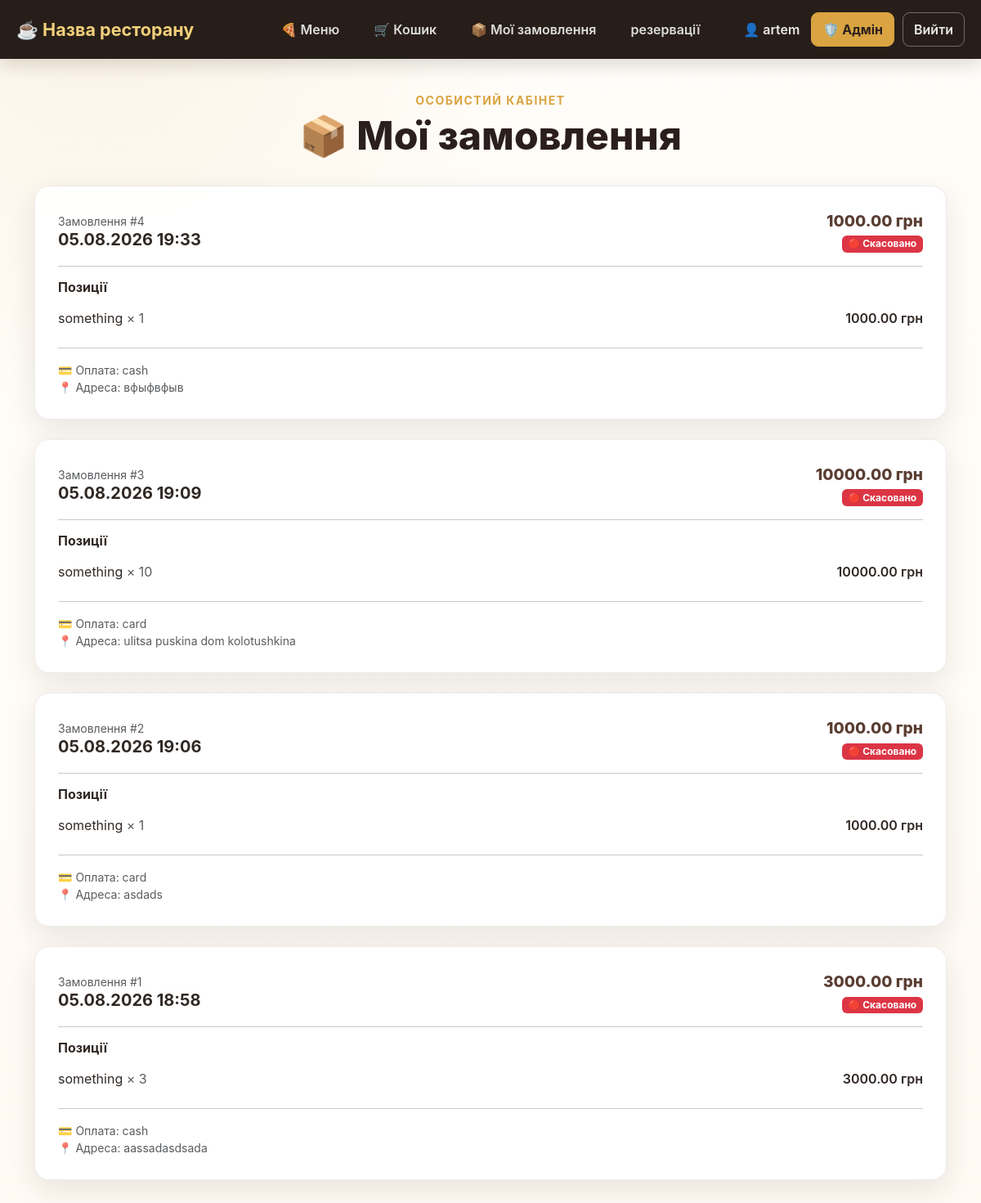
Before: /my_orders (signed in) with the older database file.
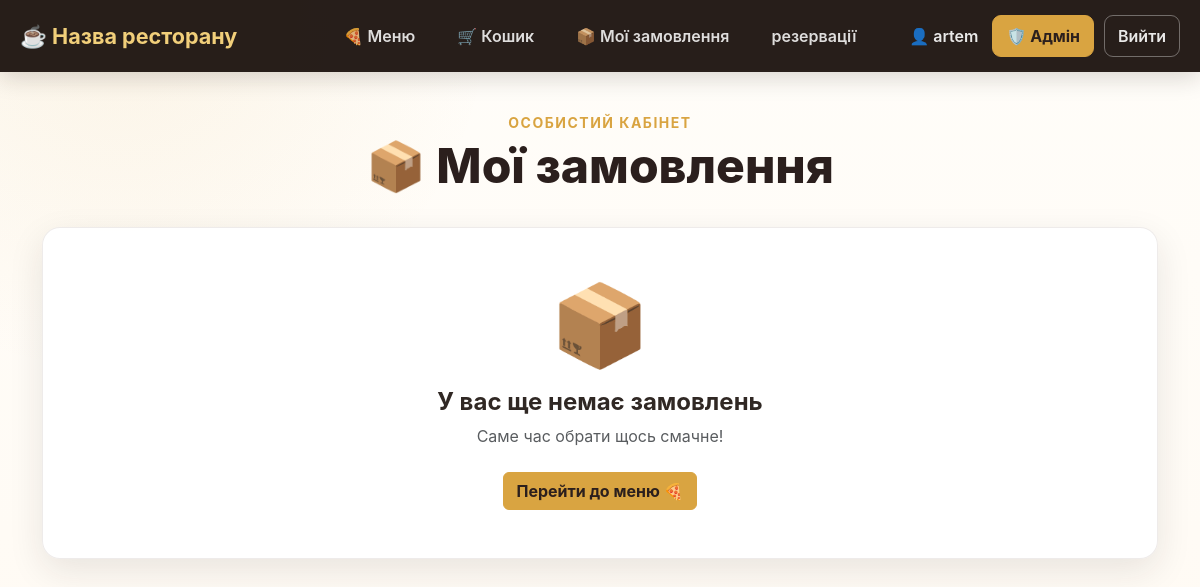
After: the same page with the newer database file.
### online_restaurant_db.py (models this page shows)
class Base(DeclarativeBase):
    pass

class Orders(Base):
    __tablename__ = "orders"
    id: Mapped[int] = mapped_column(primary_key=True)
    order_list: Mapped[dict] = mapped_column(JSON)
    order_time: Mapped[datetime] = mapped_column(DateTime)
    user_id: Mapped[int] = mapped_column(ForeignKey('users.id'))
    status: Mapped[str] = mapped_column(String(20), default='pending')
    user = relationship("Users", foreign_keys="Orders.user_id", back_populates="orders")

### online_restaurant.py (the view)
@app.route('/my_orders')
@login_required
def my_orders():
    with Session() as cursor:
        orders = (
            cursor.query(Orders)
            .filter_by(user_id=current_user.id)
            .order_by(Orders.order_time.desc())
            .all()
        )
        prepared_orders = []
        for order in orders:
            try:
                order_data = json.loads(order.order_list)
            except (json.JSONDecodeError, TypeError):
                order_data = {
                    'items': [],
                    'total_price': 0
                }
            prepared_orders.append({
                'id': order.id,
                'order_time': order.order_time,
                'items': order_data.get('items', []),
                'total_price': order_data.get('total_price', 0),
                'payment_method': order_data.get(
                    'payment_method',
                    'Не вказано'
                ),
                'address': order_data.get(
                    'address',
                    'Не вказано'
                ),
                'status': order.status
            })
    return render_template(
        'my_orders.html',
        orders=prepared_orders
    )

### online_restaurant.py (called while the page is built)
@app.before_request
def ensure_csrf_token():
    if "csrf_token" not in session:
        session["csrf_token"] = secrets.token_hex(16)

@login_manager.user_loader
def load_user(user_id):
    with Session() as session:
        user = session.query(Users).filter_by(id = user_id).first()
        if user:
            return user

@app.after_request
def apply_csp(response):
    nonce = secrets.token_urlsafe(16)  # Генеруємо випадковий nonce для дозволених скриптів
    csp = (
        f"default-src 'self'; "
        f"script-src 'self' 'nonce-{nonce}'; "
        f"style-src 'self'; "
        f"frame-ancestors 'none'; "
        f"base-uri 'self'; "
        f"form-action 'self'"
    )
    response.headers["Content-Security-Policy"] = csp
    response.set_cookie('nonce', nonce)
    return response

### templates/my_orders.html (shortened to what this page needs)
<!DOCTYPE html>
<html lang="uk">
<head>
    <link rel="stylesheet"
          href="{{ url_for('static', filename='css/bootstrap.min.css') }}">
    <link rel="stylesheet"
          href="{{ url_for('static', filename='css/restaurant.css') }}">
</head>
<body>
{% include '_navigation.html' %}
<main class="container pb-5">
    <div class="text-center py-4">
        <div class="text-uppercase small fw-bold"
             style="color:var(--gold);letter-spacing:1.5px">
            Особистий кабінет
        </div>
        <h1 class="section-title display-5 mt-1">
            📦 Мої замовлення
        </h1>
    </div>
    {% if orders %}
        {% for order in orders %}
            <div class="feature-card mb-4">
                <div class="d-flex justify-content-between
                            align-items-center mb-3">
                    <div>
                        <div class="text-muted small">
                            Замовлення #{{ order.id }}
                        </div>
                        <h2 class="h5 fw-bold mb-0">
                            {{ order.order_time.strftime(
                                '%d.%m.%Y %H:%M'
                            ) }}
                        </h2>
                    </div>
                    <div class="text-end">
                        <div class="price">
                            {{ "%.2f"|format(order.total_price) }}
                            грн
                        </div>
{% if order['status'] == 'pending' %}
    <span class="badge text-bg-warning">
        🟡 Очікує оплати
    </span>
{% elif order['status'] == 'paid' %}
    <span class="badge text-bg-success">
        🟢 Оплачено
    </span>
{% elif order['status'] == 'cancelled' %}
    <span class="badge text-bg-danger">
        🔴 Скасовано
    </span>
{% endif %}
                    </div>
                </div>
                <hr>
                <h3 class="h6 fw-bold">
                    Позиції
                </h3>
                {% for item in order['items'] %}
                    <div class="d-flex justify-content-between
                                align-items-center py-2">
                        <span>
                            {{ item.name }}
                            <span class="text-muted">
                                × {{ item.quantity }}
                            </span>
                        </span>
                        <span class="fw-semibold">
                            {{ "%.2f"|format(
                                item.price * item.quantity
                            ) }}
                            грн
                        </span>
                    </div>
                {% endfor %}
                <hr>
                <div class="small text-muted">
                    💳 Оплата:
                    {{ order.payment_method }}
                    <br>
                    📍 Адреса:
                    {{ order.address }}
                </div>
            </div>
        {% endfor %}
    {% else %}
        <div class="feature-card text-center py-5">
            <div class="display-1 mb-3">
                📦
            </div>
            <h2 class="h4 fw-bold">
                У вас ще немає замовлень
            </h2>
            <p class="text-muted mb-4">
                Саме час обрати щось смачне!
            </p>
            <a href="{{ url_for('menu') }}"
               class="btn btn-gold">
                Перейти до меню 🍕
            </a>
        </div>
    {% endif %}
</main>
</body>
</html>

Changed rows visible on the page:
removed Orders: id "4", order_time "05.08.2026 19:33", total_price "1000.00", status "🔴 Скасовано", name "something", quantity "1", price "1000.00", payment_method "cash", address "вфыфвфыв"
removed Orders: id "3", order_time "05.08.2026 19:09", total_price "10000.00", status "🔴 Скасовано", name "something", quantity "10", price "10000.00", payment_method "card", address "ulitsa puskina dom kolotushkina"
removed Orders: id "2", order_time "05.08.2026 19:06", total_price "1000.00", status "🔴 Скасовано", name "something", quantity "1", price "1000.00", payment_method "card", address "asdads"
removed Orders: id "1", order_time "05.08.2026 18:58", total_price "3000.00", status "🔴 Скасовано", name "something", quantity "3", price "3000.00", payment_method "cash", address "aassadasdsada"
Other visible differences:
text now shown: "📦 У вас ще немає замовлень Саме час обрати щось смачне! Перейти до меню 🍕"
